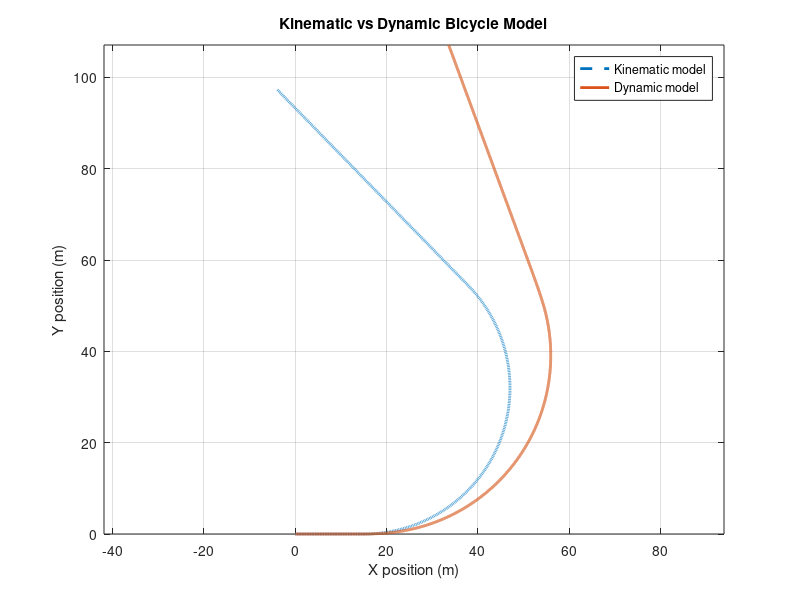
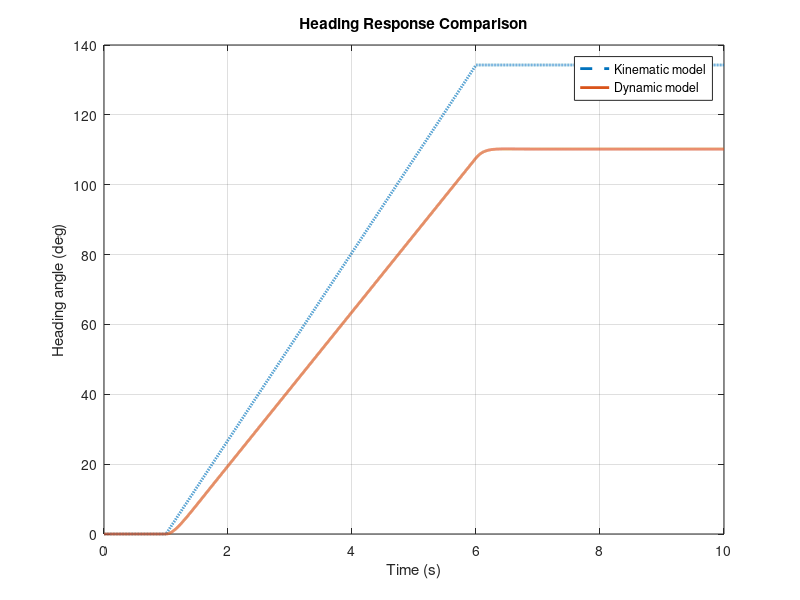

Source code (MATLAB) for these figures, in order:
%% Kinematic vs Dynamic Bicycle Model
clear; clc; close all;

% Shared parameters
L = 2.8;                 % Wheelbase (m)
u = 15;                  % Constant longitudinal speed (m/s)
Ts = 0.001;
Tend = 10;
time = 0:Ts:Tend;

% Same steering input for both models
delta = zeros(size(time));
delta(time >= 1 & time < 6) = deg2rad(5);

%% Kinematic bicycle model
XKin = zeros(size(time));
YKin = zeros(size(time));
psiKin = zeros(size(time));

for k = 1:numel(time)-1
    psiDot = (u / L) * tan(delta(k));

    XKin(k+1) = XKin(k) + Ts * u * cos(psiKin(k));
    YKin(k+1) = YKin(k) + Ts * u * sin(psiKin(k));
    psiKin(k+1) = psiKin(k) + Ts * psiDot;
end

%% Dynamic bicycle model parameters
m = 1500;
Iz = 3000;
lf = 1.2;
lr = 1.6;
Cf = 80000;
Cr = 80000;

XDyn = zeros(size(time));
YDyn = zeros(size(time));
psiDyn = zeros(size(time));
vLat = zeros(size(time));
yawRate = zeros(size(time));

for k = 1:numel(time)-1
    alphaF = (vLat(k) + lf * yawRate(k)) / u - delta(k);
    alphaR = (vLat(k) - lr * yawRate(k)) / u;

    Fyf = -Cf * alphaF;
    Fyr = -Cr * alphaR;

    vLatDot = (Fyf + Fyr) / m - u * yawRate(k);
    yawRateDot = (lf * Fyf - lr * Fyr) / Iz;

    XDot = u * cos(psiDyn(k)) - vLat(k) * sin(psiDyn(k));
    YDot = u * sin(psiDyn(k)) + vLat(k) * cos(psiDyn(k));

    vLat(k+1) = vLat(k) + Ts * vLatDot;
    yawRate(k+1) = yawRate(k) + Ts * yawRateDot;
    psiDyn(k+1) = psiDyn(k) + Ts * yawRate(k);
    XDyn(k+1) = XDyn(k) + Ts * XDot;
    YDyn(k+1) = YDyn(k) + Ts * YDot;
end

%% Compare trajectories
figure('Color', 'w');
plot(XKin, YKin, '--', 'LineWidth', 2);
hold on;
plot(XDyn, YDyn, '-', 'LineWidth', 2);
grid on;
axis equal;
xlabel('X position (m)');
ylabel('Y position (m)');
title('Kinematic vs Dynamic Bicycle Model');
legend('Kinematic model', 'Dynamic model', 'Location', 'best');

%% Compare heading response
figure('Color', 'w');
plot(time, rad2deg(psiKin), '--', 'LineWidth', 2);
hold on;
plot(time, rad2deg(psiDyn), '-', 'LineWidth', 2);
grid on;
xlabel('Time (s)');
ylabel('Heading angle (deg)');
title('Heading Response Comparison');
legend('Kinematic model', 'Dynamic model', 'Location', 'best');
